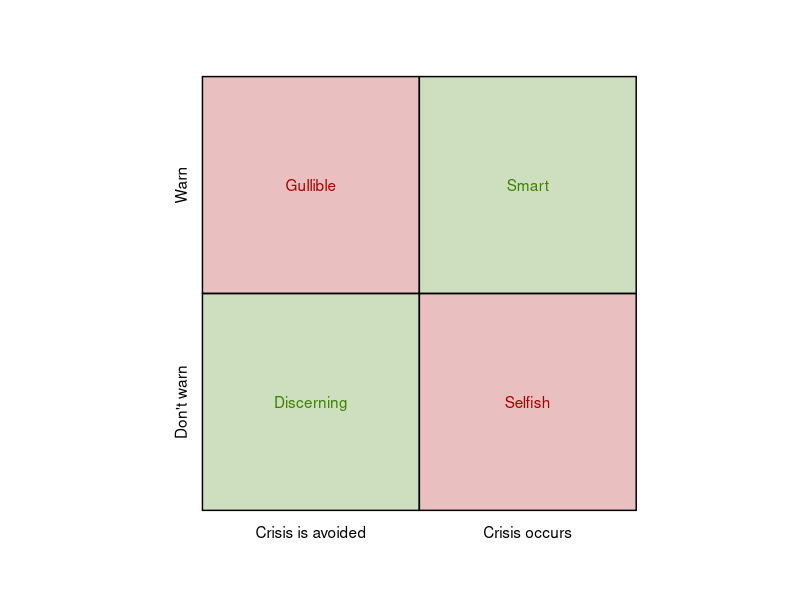
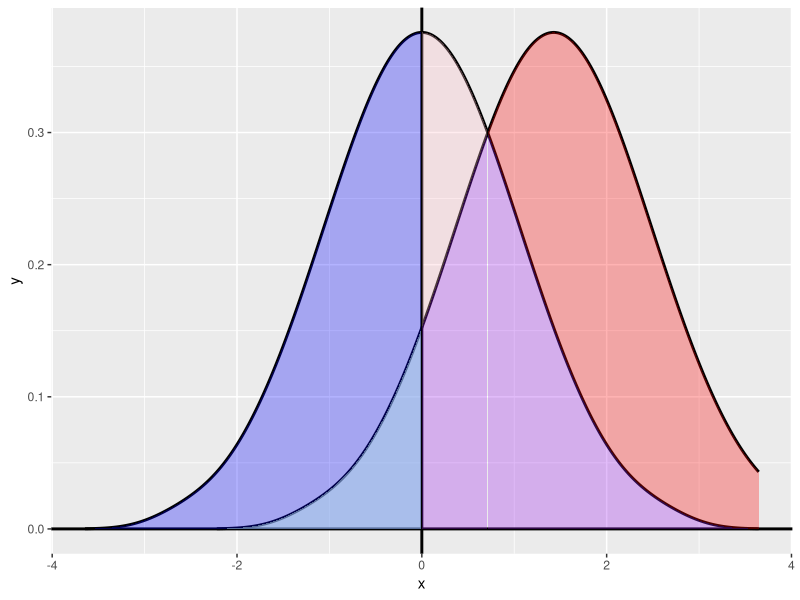
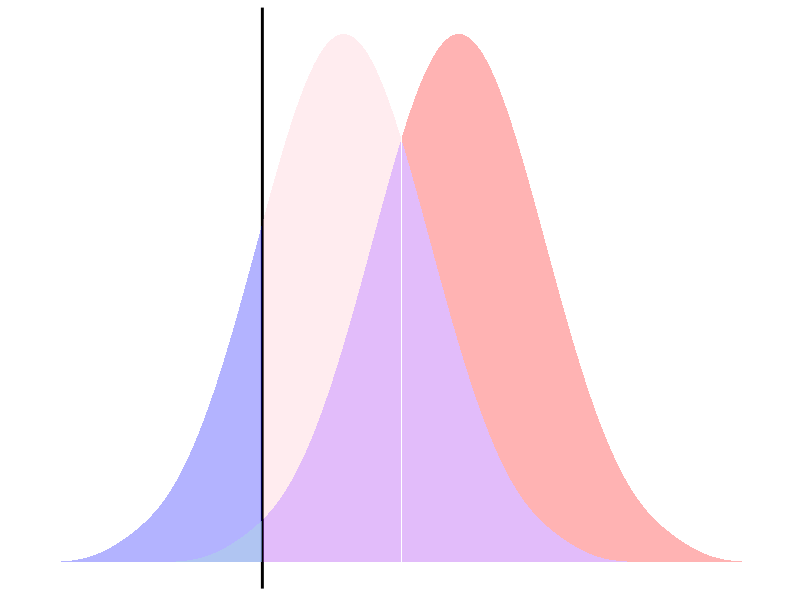

The R script that drew these images, in order:
## ---- chunk 1
knitr::opts_chunk$set(echo = FALSE, warning = FALSE)
library(tidyverse)
library(bayestestR)
## ---- chunk 2
empty_theme <- theme(                              
  plot.background = element_blank(), 
  panel.grid.major = element_blank(), 
  panel.grid.minor = element_blank(), 
  panel.border = element_blank(), 
  panel.background = element_blank(),
  axis.line = element_blank(),
  axis.ticks = element_blank(),
  axis.text.y = element_text(angle = 90)
)

plot <- ggplot(NULL, aes()) +
  # fix the scale so it's always a square
  coord_fixed() +
  # set the scale to one greater than 0-10 in each direction
  # this gives us some breating room and space to add some arrows
  scale_x_continuous(expand = c(0, 0), limits = c(-1, 11),
                     breaks = c(2,8), labels=c("2" = "", "8" = "")) +
  scale_y_continuous(expand = c(0, 0), limits = c(-1,11),
                     breaks = c(2,8), labels=c("2" = "", "8" = "")) +
  # apply the empty theme
  empty_theme +
  # labels
  labs(title = "",
       x = "",
       y = "") +
  
  # create the quadrants
  geom_rect(aes(xmin=0, xmax=5, ymin=0, ymax=5), color = "black", fill = "#3c8200", alpha = .25) +
  geom_rect(aes(xmin=5, xmax=10, ymin=0, ymax=5), color = "black", fill = "#AA0000", alpha = .25) +
  geom_rect(aes(xmin=0, xmax=5, ymin=5, ymax=10), color = "black", fill = "#AA0000", alpha = .25) +
  geom_rect(aes(xmin=5, xmax=10, ymin=5, ymax=10), color = "black", fill = "#3c8200", alpha = .25) +
  
  # quadrant labels
  annotate("text", x = -.5, y = 2.5, angle = 90, label = "Don't warn") +
  annotate("text", x = -.5, y = 7.5, angle = 90, label = "Warn") +
  annotate("text", x = 2.5, y = -.5, label = "Crisis is avoided") +
  annotate("text", x = 7.5, y = -.5, label = "Crisis occurs") +
  
  # quadrant titles
  annotate("text", x = 2.5, y = 2.5, color = "#3c8200", label = "Discerning") +
  annotate("text", x = 2.5, y = 7.5, color = "#AA0000", label = "Gullible") +
  annotate("text", x = 7.5, y = 2.5, color = "#AA0000", label = "Selfish") +
  annotate("text", x = 7.5, y = 7.5, color = "#3c8200", label = "Smart")

plot
## ---- chunk 3
# create distributions
x <- distribution_normal(n = 100, mean = 0, sd = 1)
z <- distribution_normal(n = 100, mean = 2, sd = 1)

y1 <- distribution_normal(n = 100, mean = 0, sd = 1)
y2 <- distribution_normal(n = 100, mean = 2, sd = 1)
# x <- seq(-4, 6, .1)

y1 <- as.data.frame(density(y1))
y2 <- as.data.frame(density(y2))


two_curves <- full_join(y1, y2, by = "x")

# add x distribution to plot
p <- x %>% 
  density() %>%
  as.data.frame() %>% 
  ggplot(aes(x=x, y=y)) +
  geom_line()

# add z distribution to plot
p <- p + geom_line(data = as.data.frame(density(z)), aes(x=x, y=y))

# p <- p +
#   theme(axis.line=element_blank(),
#       axis.text.x=element_blank(),
#       axis.text.y=element_blank(),
#       axis.ticks=element_blank(),
#       axis.title.x=element_blank(),
#       axis.title.y=element_blank(),
#       legend.position="none",
#       panel.background=element_blank(),
#       panel.border=element_blank(),
#       panel.grid.major=element_blank(),
#       panel.grid.minor=element_blank(),
#       plot.background=element_blank())
## ---- chunk 4
data <- distribution_normal(n = 100, mean = 0, sd = 1) %>%
  density() %>%
  as.data.frame() %>%
  mutate(e = lag(y, 100))

ggplot(data) +
  geom_line(aes(x=x, y=y), size=1) +
  geom_line(aes(x=x, y=e), size=1) +
  geom_vline(aes(xintercept=0), size=1) +
  geom_hline(aes(yintercept=0), size=1) +
  geom_ribbon(data = subset(data, x<0), aes(x=x, ymin=0, ymax=y), fill = "blue", alpha = .3) +
  geom_ribbon(data = subset(data, e<y & x<0), aes(x=x, ymin=0, ymax=e), fill = "light blue", alpha = .5) +
  geom_ribbon(data = subset(data, y>e & x>0), aes(x=x, ymin=e, ymax=y), fill = "pink", alpha = .3) +
  geom_ribbon(data = subset(data, e<y & x>0), aes(x=x, ymin=0, ymax=e), fill = "purple", alpha = .3) +
  geom_ribbon(data = subset(data, y<=e & x>0), aes(x=x, ymin=0, ymax=y), fill = "purple", alpha = .3) +
  geom_ribbon(data = subset(data, e>y & x>0), aes(x=x, ymin=y, ymax=e), fill = "red", alpha = .3)
## ---- chunk 5
data <- distribution_normal(n = 100, mean = 0, sd = 1) %>%
  density() %>%
  as.data.frame()

original_length <- nrow(data)
step_size <- diff(data[1:2,1])
data <- rbind(data, data.frame(x = (step_size * 1:100) + max(data$x), y = 0))
data$e <- 0
data$e[seq(100,original_length+99)] <- data$y[seq(1,original_length)]

x_intercept <- -1

ggplot(data) +
  # geom_line(aes(x=x, y=y), size=1) +
  # geom_line(aes(x=x, y=e), size=1) +
  geom_vline(aes(xintercept=x_intercept), size=1) +
  # geom_hline(aes(yintercept=0), size=1) +
  geom_ribbon(data = subset(data, x<=x_intercept), aes(x=x, ymin=0, ymax=y), fill = "blue", alpha = .3) +
  geom_ribbon(data = subset(data, e<y & x<x_intercept), aes(x=x, ymin=0, ymax=e), fill = "light blue", alpha = .5) +
  geom_ribbon(data = subset(data, y>e & x>x_intercept), aes(x=x, ymin=e, ymax=y), fill = "pink", alpha = .3) +
  geom_ribbon(data = subset(data, e<y & x>=x_intercept), aes(x=x, ymin=0, ymax=e), fill = "purple", alpha = .3) +
  geom_ribbon(data = subset(data, y<=e & x>=x_intercept), aes(x=x, ymin=0, ymax=y), fill = "purple", alpha = .3) +
  geom_ribbon(data = subset(data, e>y & x>=x_intercept), aes(x=x, ymin=y, ymax=e), fill = "red", alpha = .3) +
  theme(axis.line=element_blank(),
      axis.text.x=element_blank(),
      axis.text.y=element_blank(),
      axis.ticks=element_blank(),
      axis.title.x=element_blank(),
      axis.title.y=element_blank(),
      legend.position="none",
      # panel.background=element_rect(fill="black"),
      panel.background=element_blank(),
      panel.border=element_blank(),
      panel.grid.major=element_blank(),
      panel.grid.minor=element_blank(),
      plot.background=element_blank())

# filter(data, y==e)
# tail(filter(data,e<=y & x>=x_intercept))
## ---- chunk 6
# x <- seq(-4, 4, .01)
# y <- dnorm(x)
# xy <- as.data.frame(cbind(x,y))
# 
# x <- seq(-2, 6, .01)
# y2 <- dnorm(x2, mean=2)
# xy2 <- as.data.frame(cbind(x,y2))
# 
# all <- full_join(xy, xy2, by = "x")
# 
# 
# ggplot(all) +
#   geom_line(aes(x=x,y=y)) +
#   geom_line(aes(x=x,y=y2))
# 
# x_intercept <- 0
# 
# ggplot(all) +
#   # geom_line(aes(x=x, y=y), size=1) +
#   # geom_line(aes(x=x, y=e), size=1) +
#   # geom_vline(aes(xintercept=x_intercept), size=1) +
#   # geom_hline(aes(yintercept=0), size=1) +
#   geom_ribbon(data = subset(all, x<=x_intercept), aes(x=x, ymin=0, ymax=y), fill = "blue", alpha = .3) +
#   geom_ribbon(data = subset(all, y2<y & x<x_intercept), aes(x=x, ymin=0, ymax=y2), fill = "light blue", alpha = .5) +
#   geom_ribbon(data = subset(all, y>y2 & x>x_intercept), aes(x=x, ymin=y2, ymax=y), fill = "pink", alpha = .3) +
#   geom_ribbon(data = subset(all, y2<y & x>=x_intercept), aes(x=x, ymin=0, ymax=y2), fill = "purple", alpha = .3) +
#   geom_ribbon(data = subset(all, y<=y2 & x>=x_intercept), aes(x=x, ymin=0, ymax=y), fill = "purple", alpha = .3) +
#   geom_ribbon(data = subset(all, y2>y & x>=x_intercept), aes(x=x, ymin=y, ymax=y2), fill = "red", alpha = .3) +
#   theme(axis.line=element_blank(),
#       axis.text.x=element_blank(),
#       axis.text.y=element_blank(),
#       axis.ticks=element_blank(),
#       axis.title.x=element_blank(),
#       axis.title.y=element_blank(),
#       legend.position="none",
#       # panel.background=element_rect(fill="black"),
#       panel.background=element_blank(),
#       panel.border=element_blank(),
#       panel.grid.major=element_blank(),
#       panel.grid.minor=element_blank(),
#       plot.background=element_blank())
## ---- chunk 7
foo <- as.data.frame(x = seq(1,100))
foo$y <- 0
foo <- foo %>%
  mutate(y = x^2)
